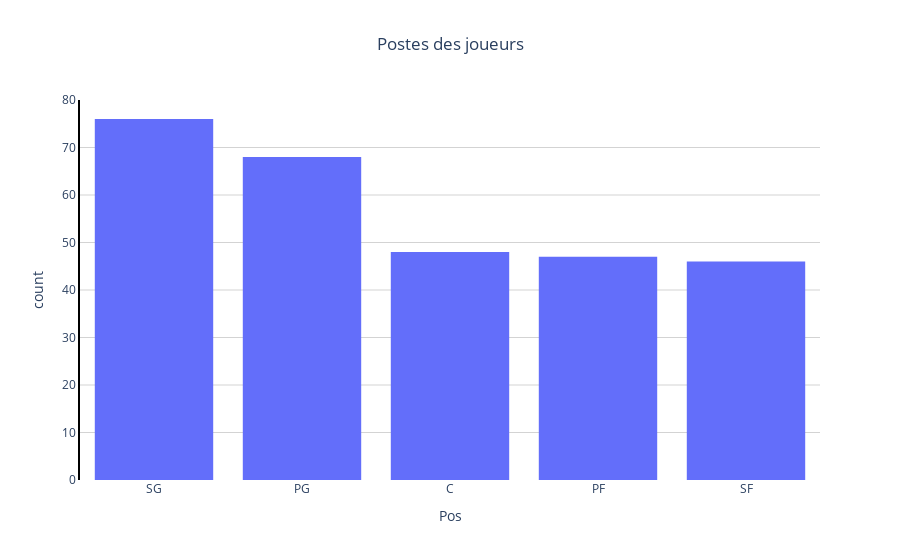

Source (notebook cell):
### Markdown cell above
La position des joueurs : La variable ‘Pos’ correspond aux différentes positions que peut occuper un joueur sur le terrain. Les proportions sont assez équilibrées. On remarque que peu de joueurs changent de postes au cours de saison (2 SG-PG et 1 PG-SG).

### Code cell
fig = px.histogram(seasons_stat, x="Pos", title = "Postes des joueurs")
fig.update_xaxes(categoryorder = "total descending")
fig.update_layout(bargap=0.2, title = {"x" : 0.5})
fig.update_layout(paper_bgcolor = "rgba(0,0,0,0)",
                  plot_bgcolor = "rgba(0,0,0,0)")
fig.update_xaxes(showgrid=False)
fig.update_yaxes(showgrid=True, gridwidth=1, gridcolor='Lightgrey',showline=True, linewidth=2, linecolor='black')
fig.show()

### Figure 1 — Plotly figure (JSON) as saved in the notebook; plotly's stock layout.template omitted (floating-point values rounded to 4 significant figures; data arrays with more than 128 entries replaced by an {"elided": "..."} marker saying what was removed)
{"data": [{"alignmentgroup": "True", "bingroup": "x", "hovertemplate": "Pos=%{x}<br>count=%{y}<extra></extra>", "legendgroup": "", "marker": {"color": "#636efa", "pattern": {"shape": ""}}, "name": "", "offsetgroup": "", "orientation": "v", "showlegend": false, "type": "histogram", "x": {"elided": "285 str values"}, "xaxis": "x", "yaxis": "y"}], "layout": {"bargap": 0.2, "barmode": "relative", "legend": {"tracegroupgap": 0}, "paper_bgcolor": "rgba(0,0,0,0)", "plot_bgcolor": "rgba(0,0,0,0)", "title": {"text": "Postes des joueurs", "x": 0.5}, "xaxis": {"anchor": "y", "categoryorder": "total descending", "domain": [0, 1], "showgrid": false, "title": {"text": "Pos"}}, "yaxis": {"anchor": "x", "domain": [0, 1], "gridcolor": "Lightgrey", "gridwidth": 1, "linecolor": "black", "linewidth": 2, "showgrid": true, "showline": true, "title": {"text": "count"}}}}
